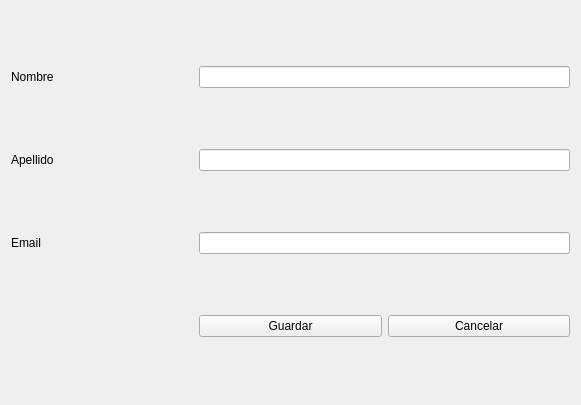
<?xml version="1.0" encoding="UTF-8"?>
<ui version="4.0">
 <class>studentForm</class>
 <widget class="QWidget" name="studentForm">
  <property name="geometry">
   <rect>
    <x>0</x>
    <y>0</y>
    <width>581</width>
    <height>405</height>
   </rect>
  </property>
  <property name="sizePolicy">
   <sizepolicy hsizetype="Expanding" vsizetype="Preferred">
    <horstretch>0</horstretch>
    <verstretch>0</verstretch>
   </sizepolicy>
  </property>
  <property name="windowTitle">
   <string>Nuevo Estudiante</string>
  </property>
  <layout class="QGridLayout" name="gridLayout">
   <item row="0" column="0">
    <widget class="QLabel" name="label">
     <property name="text">
      <string>Nombre</string>
     </property>
    </widget>
   </item>
   <item row="0" column="1" colspan="2">
    <widget class="QLineEdit" name="firstNameTextField"/>
   </item>
   <item row="1" column="0">
    <widget class="QLabel" name="label_2">
     <property name="text">
      <string>Apellido</string>
     </property>
    </widget>
   </item>
   <item row="1" column="1" colspan="2">
    <widget class="QLineEdit" name="lastNameTextField"/>
   </item>
   <item row="2" column="0">
    <widget class="QLabel" name="label_3">
     <property name="text">
      <string>Email</string>
     </property>
    </widget>
   </item>
   <item row="2" column="1" colspan="2">
    <widget class="QLineEdit" name="emailTextField"/>
   </item>
   <item row="3" column="1">
    <widget class="QPushButton" name="saveButton">
     <property name="text">
      <string>Guardar</string>
     </property>
    </widget>
   </item>
   <item row="3" column="2">
    <widget class="QPushButton" name="cancelButton">
     <property name="text">
      <string>Cancelar</string>
     </property>
    </widget>
   </item>
  </layout>
 </widget>
 <resources/>
 <connections/>
</ui>
